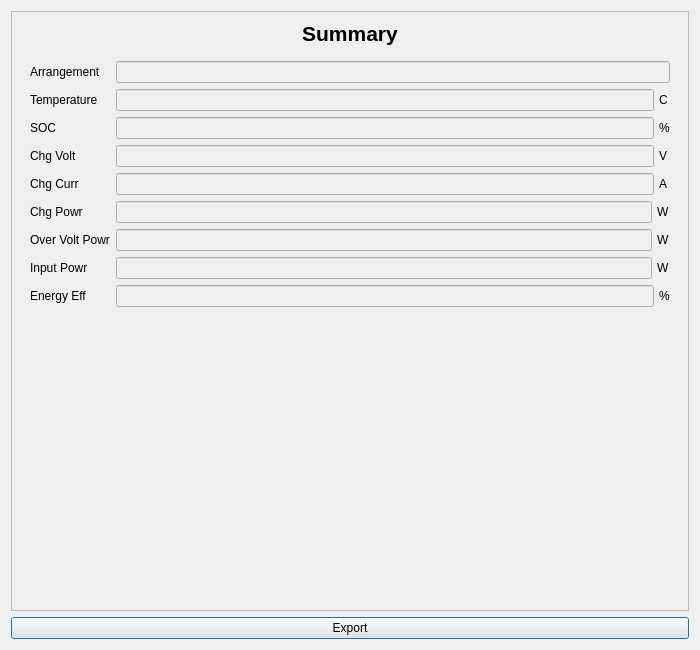
<?xml version="1.0" encoding="UTF-8"?>
<ui version="4.0">
 <class>SCReportPopup</class>
 <widget class="QDialog" name="SCReportPopup">
  <property name="geometry">
   <rect>
    <x>0</x>
    <y>0</y>
    <width>700</width>
    <height>650</height>
   </rect>
  </property>
  <property name="windowTitle">
   <string>Result</string>
  </property>
  <layout class="QVBoxLayout" name="verticalLayout">
   <item>
    <widget class="QScrollArea" name="scrollArea">
     <property name="widgetResizable">
      <bool>true</bool>
     </property>
     <widget class="QWidget" name="scrollAreaContents">
      <property name="geometry">
       <rect>
        <x>0</x>
        <y>0</y>
        <width>680</width>
        <height>600</height>
       </rect>
      </property>
      <layout class="QVBoxLayout" name="verticalLayout_2">
       <item>
        <widget class="QLabel" name="summaryTitleLabel">
         <property name="sizePolicy">
          <sizepolicy hsizetype="Preferred" vsizetype="Fixed">
           <horstretch>0</horstretch>
           <verstretch>0</verstretch>
          </sizepolicy>
         </property>
         <property name="font">
          <font>
           <pointsize>16</pointsize>
           <bold>true</bold>
          </font>
         </property>
         <property name="text">
          <string>Summary</string>
         </property>
         <property name="alignment">
          <set>Qt::AlignCenter</set>
         </property>
        </widget>
       </item>
       <item>
        <widget class="QWidget" name="summaryBox" native="true">
         <layout class="QFormLayout" name="formLayout">
          <item row="0" column="0">
           <widget class="QLabel" name="arrLabel">
            <property name="text">
             <string>Arrangement</string>
            </property>
           </widget>
          </item>
          <item row="0" column="1">
           <widget class="QLineEdit" name="arrField">
            <property name="enabled">
             <bool>false</bool>
            </property>
           </widget>
          </item>
          <item row="1" column="0">
           <widget class="QLabel" name="label">
            <property name="text">
             <string>Temperature</string>
            </property>
           </widget>
          </item>
          <item row="1" column="1">
           <widget class="QWidget" name="tempBox" native="true">
            <layout class="QHBoxLayout" name="horizontalLayout_8">
             <property name="spacing">
              <number>5</number>
             </property>
             <property name="leftMargin">
              <number>0</number>
             </property>
             <property name="topMargin">
              <number>0</number>
             </property>
             <property name="rightMargin">
              <number>0</number>
             </property>
             <property name="bottomMargin">
              <number>0</number>
             </property>
             <item>
              <widget class="QLineEdit" name="tempField">
               <property name="enabled">
                <bool>false</bool>
               </property>
              </widget>
             </item>
             <item>
              <widget class="QLabel" name="tempUnitLabel">
               <property name="sizePolicy">
                <sizepolicy hsizetype="Fixed" vsizetype="Preferred">
                 <horstretch>0</horstretch>
                 <verstretch>0</verstretch>
                </sizepolicy>
               </property>
               <property name="minimumSize">
                <size>
                 <width>11</width>
                 <height>0</height>
                </size>
               </property>
               <property name="text">
                <string>C</string>
               </property>
              </widget>
             </item>
            </layout>
           </widget>
          </item>
          <item row="2" column="0">
           <widget class="QLabel" name="socLabel">
            <property name="text">
             <string>SOC</string>
            </property>
           </widget>
          </item>
          <item row="2" column="1">
           <widget class="QWidget" name="socBox" native="true">
            <layout class="QHBoxLayout" name="horizontalLayout_9">
             <property name="spacing">
              <number>5</number>
             </property>
             <property name="leftMargin">
              <number>0</number>
             </property>
             <property name="topMargin">
              <number>0</number>
             </property>
             <property name="rightMargin">
              <number>0</number>
             </property>
             <property name="bottomMargin">
              <number>0</number>
             </property>
             <item>
              <widget class="QLineEdit" name="socField">
               <property name="enabled">
                <bool>false</bool>
               </property>
              </widget>
             </item>
             <item>
              <widget class="QLabel" name="socUnitLabel">
               <property name="sizePolicy">
                <sizepolicy hsizetype="Fixed" vsizetype="Preferred">
                 <horstretch>0</horstretch>
                 <verstretch>0</verstretch>
                </sizepolicy>
               </property>
               <property name="minimumSize">
                <size>
                 <width>11</width>
                 <height>0</height>
                </size>
               </property>
               <property name="text">
                <string>%</string>
               </property>
              </widget>
             </item>
            </layout>
           </widget>
          </item>
          <item row="3" column="0">
           <widget class="QLabel" name="chgVoltLabel">
            <property name="text">
             <string>Chg Volt</string>
            </property>
           </widget>
          </item>
          <item row="3" column="1">
           <widget class="QWidget" name="chgVoltBox" native="true">
            <layout class="QHBoxLayout" name="horizontalLayout">
             <property name="spacing">
              <number>5</number>
             </property>
             <property name="leftMargin">
              <number>0</number>
             </property>
             <property name="topMargin">
              <number>0</number>
             </property>
             <property name="rightMargin">
              <number>0</number>
             </property>
             <property name="bottomMargin">
              <number>0</number>
             </property>
             <item>
              <widget class="QLineEdit" name="chgVoltField">
               <property name="enabled">
                <bool>false</bool>
               </property>
              </widget>
             </item>
             <item>
              <widget class="QLabel" name="chgVoltUnitLabel">
               <property name="sizePolicy">
                <sizepolicy hsizetype="Fixed" vsizetype="Preferred">
                 <horstretch>0</horstretch>
                 <verstretch>0</verstretch>
                </sizepolicy>
               </property>
               <property name="minimumSize">
                <size>
                 <width>11</width>
                 <height>0</height>
                </size>
               </property>
               <property name="text">
                <string>V</string>
               </property>
              </widget>
             </item>
            </layout>
           </widget>
          </item>
          <item row="4" column="0">
           <widget class="QLabel" name="chgCurrLabel">
            <property name="text">
             <string>Chg Curr</string>
            </property>
           </widget>
          </item>
          <item row="4" column="1">
           <widget class="QWidget" name="chgCurrBox" native="true">
            <layout class="QHBoxLayout" name="horizontalLayout_2">
             <property name="spacing">
              <number>5</number>
             </property>
             <property name="leftMargin">
              <number>0</number>
             </property>
             <property name="topMargin">
              <number>0</number>
             </property>
             <property name="rightMargin">
              <number>0</number>
             </property>
             <property name="bottomMargin">
              <number>0</number>
             </property>
             <item>
              <widget class="QLineEdit" name="chgCurrField">
               <property name="enabled">
                <bool>false</bool>
               </property>
              </widget>
             </item>
             <item>
              <widget class="QLabel" name="chgCurrUnitLabel">
               <property name="sizePolicy">
                <sizepolicy hsizetype="Fixed" vsizetype="Preferred">
                 <horstretch>0</horstretch>
                 <verstretch>0</verstretch>
                </sizepolicy>
               </property>
               <property name="minimumSize">
                <size>
                 <width>11</width>
                 <height>0</height>
                </size>
               </property>
               <property name="text">
                <string>A</string>
               </property>
              </widget>
             </item>
            </layout>
           </widget>
          </item>
          <item row="5" column="0">
           <widget class="QLabel" name="chgPowrLabel">
            <property name="text">
             <string>Chg Powr</string>
            </property>
           </widget>
          </item>
          <item row="5" column="1">
           <widget class="QWidget" name="chgPowrBox" native="true">
            <layout class="QHBoxLayout" name="horizontalLayout_3">
             <property name="spacing">
              <number>5</number>
             </property>
             <property name="leftMargin">
              <number>0</number>
             </property>
             <property name="topMargin">
              <number>0</number>
             </property>
             <property name="rightMargin">
              <number>0</number>
             </property>
             <property name="bottomMargin">
              <number>0</number>
             </property>
             <item>
              <widget class="QLineEdit" name="chgPowrField">
               <property name="enabled">
                <bool>false</bool>
               </property>
              </widget>
             </item>
             <item>
              <widget class="QLabel" name="chgPowrUnitLabel">
               <property name="sizePolicy">
                <sizepolicy hsizetype="Fixed" vsizetype="Preferred">
                 <horstretch>0</horstretch>
                 <verstretch>0</verstretch>
                </sizepolicy>
               </property>
               <property name="minimumSize">
                <size>
                 <width>11</width>
                 <height>0</height>
                </size>
               </property>
               <property name="text">
                <string>W</string>
               </property>
              </widget>
             </item>
            </layout>
           </widget>
          </item>
          <item row="6" column="0">
           <widget class="QLabel" name="ovplLabel">
            <property name="text">
             <string>Over Volt Powr</string>
            </property>
           </widget>
          </item>
          <item row="6" column="1">
           <widget class="QWidget" name="ovplBox" native="true">
            <layout class="QHBoxLayout" name="horizontalLayout_7">
             <property name="spacing">
              <number>5</number>
             </property>
             <property name="leftMargin">
              <number>0</number>
             </property>
             <property name="topMargin">
              <number>0</number>
             </property>
             <property name="rightMargin">
              <number>0</number>
             </property>
             <property name="bottomMargin">
              <number>0</number>
             </property>
             <item>
              <widget class="QLineEdit" name="ovplField">
               <property name="enabled">
                <bool>false</bool>
               </property>
              </widget>
             </item>
             <item>
              <widget class="QLabel" name="ovplUnitLabel">
               <property name="sizePolicy">
                <sizepolicy hsizetype="Fixed" vsizetype="Preferred">
                 <horstretch>0</horstretch>
                 <verstretch>0</verstretch>
                </sizepolicy>
               </property>
               <property name="minimumSize">
                <size>
                 <width>11</width>
                 <height>0</height>
                </size>
               </property>
               <property name="text">
                <string>W</string>
               </property>
              </widget>
             </item>
            </layout>
           </widget>
          </item>
          <item row="7" column="0">
           <widget class="QLabel" name="inputPowrLabel">
            <property name="text">
             <string>Input Powr</string>
            </property>
           </widget>
          </item>
          <item row="7" column="1">
           <widget class="QWidget" name="inputPowrBox" native="true">
            <layout class="QHBoxLayout" name="horizontalLayout_4">
             <property name="spacing">
              <number>5</number>
             </property>
             <property name="leftMargin">
              <number>0</number>
             </property>
             <property name="topMargin">
              <number>0</number>
             </property>
             <property name="rightMargin">
              <number>0</number>
             </property>
             <property name="bottomMargin">
              <number>0</number>
             </property>
             <item>
              <widget class="QLineEdit" name="inputPowrField">
               <property name="enabled">
                <bool>false</bool>
               </property>
              </widget>
             </item>
             <item>
              <widget class="QLabel" name="inputPowrUnitLabel">
               <property name="text">
                <string>W</string>
               </property>
              </widget>
             </item>
            </layout>
           </widget>
          </item>
          <item row="8" column="0">
           <widget class="QLabel" name="energyEffLabel">
            <property name="text">
             <string>Energy Eff</string>
            </property>
           </widget>
          </item>
          <item row="8" column="1">
           <widget class="QWidget" name="energyEffBox" native="true">
            <layout class="QHBoxLayout" name="horizontalLayout_5">
             <property name="spacing">
              <number>5</number>
             </property>
             <property name="leftMargin">
              <number>0</number>
             </property>
             <property name="topMargin">
              <number>0</number>
             </property>
             <property name="rightMargin">
              <number>0</number>
             </property>
             <property name="bottomMargin">
              <number>0</number>
             </property>
             <item>
              <widget class="QLineEdit" name="energyEffField">
               <property name="enabled">
                <bool>false</bool>
               </property>
              </widget>
             </item>
             <item>
              <widget class="QLabel" name="energyEffUnitLabel">
               <property name="sizePolicy">
                <sizepolicy hsizetype="Fixed" vsizetype="Preferred">
                 <horstretch>0</horstretch>
                 <verstretch>0</verstretch>
                </sizepolicy>
               </property>
               <property name="minimumSize">
                <size>
                 <width>11</width>
                 <height>0</height>
                </size>
               </property>
               <property name="text">
                <string>%</string>
               </property>
              </widget>
             </item>
            </layout>
           </widget>
          </item>
         </layout>
        </widget>
       </item>
      </layout>
     </widget>
    </widget>
   </item>
   <item>
    <widget class="QPushButton" name="exportBtn">
     <property name="text">
      <string>Export</string>
     </property>
    </widget>
   </item>
  </layout>
 </widget>
 <resources/>
 <connections/>
</ui>
